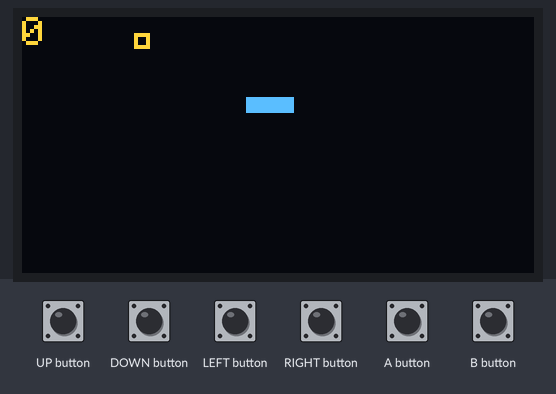
This sketch was run on a simulated Arduboy, built with avr-gcc and run on an emulated ATmega32U4. Shown: 128×64 one-colour display. Inputs (shaded band) come from the test bench. The OLED is the two-colour kind (top 16 rows yellow); random numbers use the default seed unless the sketch sets one.

Above: at 1.2 s.
1.3 s: UP button pressed for 1 s
At 2.69 s:
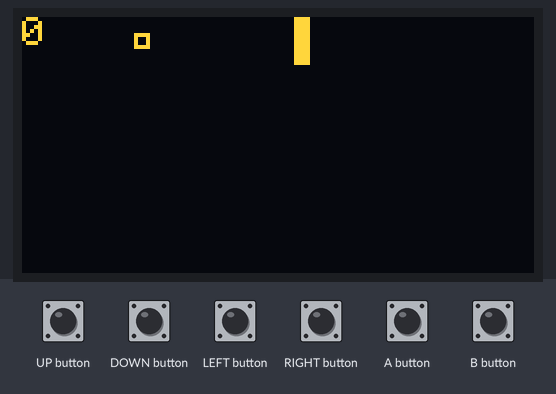
2.9 s: DOWN button pressed for 0.15 s
At 3.05 s:
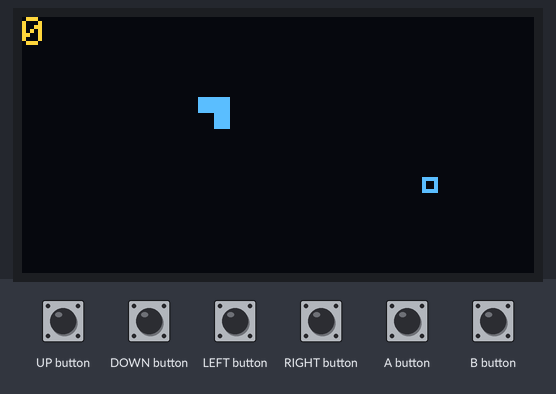
3.6 s: LEFT button pressed for 0.15 s
At 3.79 s:
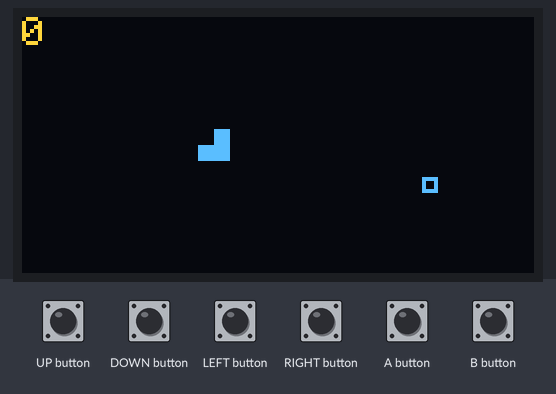
4.3 s: RIGHT button pressed for 0.15 s
At 4.76 s:
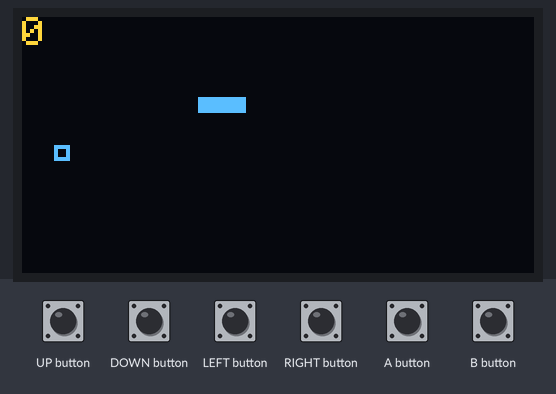
5.0 s: UP button pressed for 0.15 s
At 5.25 s:
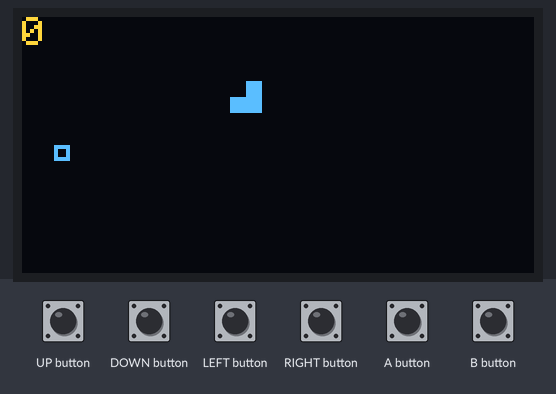
5.7 s: DOWN button pressed for 1 s
At 6.23 s:
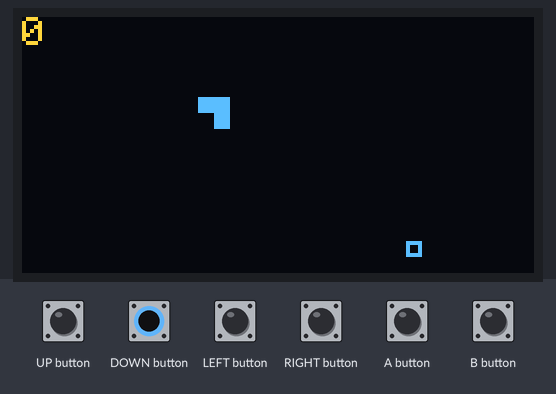
Timing chart, 0 to 8.3 s (numbered marks = the images above; inputs shaded):
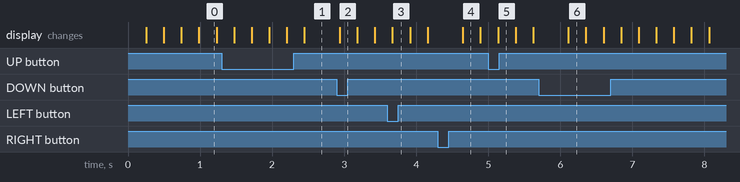

The sketch:

Schlange.ino
```cpp
//
// Schlange for Arduboy https://www.arduboy.com/
// 2016 Patrick Gerdsmeier <pgATbinaerraumDOTde>
//

#include <Arduboy.h>
#include <stdlib.h>


//
// Def
//
#define BLOCKSIZE  4
#define XMAX       (WIDTH / BLOCKSIZE)
#define YMAX       (HEIGHT / BLOCKSIZE)
#define SNAKEMAX   255
#define FRAMERATE  2


//
// Types
//
enum Direction {
    none,
    left,
    right,
    up,
    down
};

struct Pos {
    byte x;
    byte y;
};

struct Snake {
    byte len;
    Pos pos[SNAKEMAX + 1];
    Direction currentDirection;
};

typedef Pos Apple;


//
// Vars
//
Arduboy arduboy;

Snake snake;
Apple apple;
int score;


//
// Check collisions
//
bool didHitBoundaries(Pos *pos) {

    return
        pos->x < 0 ||
        pos->x >= XMAX ||
        pos->y < 0 ||
        pos->y >= YMAX;
}


bool didHitSnake(Pos *pos) {

    for (int i = 0; i < snake.len; i++) {

        if (snake.pos[i].x == pos->x &&
            snake.pos[i].y == pos->y) {

            return true;
        }

    }

    return false;
}


bool didHitApple(Pos *pos) {

    return
        pos->x == apple.x &&
        pos->y == apple.y;
}


//
// Apple
//
void initApple() {

    do {
        apple.x = rand() % XMAX;
        apple.y = rand() % YMAX;
    } while (didHitSnake(&apple));
}


void drawApple() {

    arduboy.drawRect(
        apple.x * BLOCKSIZE,
        apple.y * BLOCKSIZE,
        1 * BLOCKSIZE,
        1 * BLOCKSIZE,
        1
    );
}


//
// Snake
//
void initSnake() {

    snake.len = 3;
    snake.pos[0] = {12, 5};
    snake.pos[1] = {11, 5};
    snake.pos[2] = {10, 5};
    snake.currentDirection = right;
}


void drawSnake() {

    for (int i = 0; i < snake.len; i++) {
        arduboy.fillRect(
            snake.pos[i].x * BLOCKSIZE,
            snake.pos[i].y * BLOCKSIZE,
            1 * BLOCKSIZE,
            1 * BLOCKSIZE,
            1
        );
    }
}


void moveSnake(Pos nextPos) {

    for (int i = snake.len; i > 0; i--) {
        snake.pos[i] = snake.pos[i - 1];
    }

    snake.pos[0] = nextPos;
}


void eatApple() {

    if (snake.len < SNAKEMAX) {
        snake.len += 1;
    }

    score += 1;
    initApple();
}


Pos getNextPos(Pos pos, Direction direction) {

    switch (direction) {
        case left:
          pos.x--;
          break;
        case right:
          pos.x++;
          break;
        case up:
          pos.y--;
          break;
        case down:
          pos.y++;
          break;
    }

    return pos;
}


//
// Init
//
void initGame() {

    score = 0;

    initSnake();
    initApple();
}


//
// Main init
//
void setup() {

    arduboy.begin();
    arduboy.setFrameRate(FRAMERATE);
    initGame();
}


//
// Main loop
//
void loop() {

    // Check key
    if(arduboy.pressed(RIGHT_BUTTON)) {
        snake.currentDirection = right;
    }

    if(arduboy.pressed(LEFT_BUTTON)) {
        snake.currentDirection = left;
    }

    if(arduboy.pressed(UP_BUTTON)) {
        snake.currentDirection = up;
    }

    if(arduboy.pressed(DOWN_BUTTON)) {
        snake.currentDirection = down;
    }

    // Check framerate
    if (!(arduboy.nextFrame())) {

        return;
    }

    // Get next position
    Pos currentPos = snake.pos[0];
    Pos nextPos = getNextPos(currentPos, snake.currentDirection);

    // Check collisions
    if (didHitSnake(&nextPos) ||
        didHitBoundaries(&nextPos)) {
        initGame();

        return;
    }

    // Check if next pos is on the apple
    else
    if (didHitApple(&nextPos)) {
        eatApple();
    }

    moveSnake(nextPos);

    arduboy.clear();

    arduboy.setCursor(0, 0);
    arduboy.print(score);

    drawApple();
    drawSnake();

    arduboy.display();
}
```
